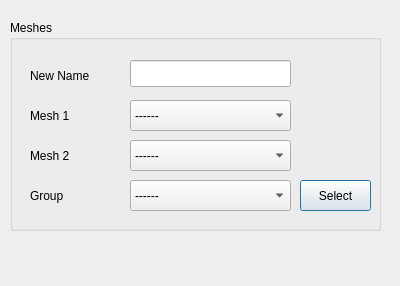
<?xml version="1.0" encoding="UTF-8"?>
<ui version="4.0">
 <class>MCMESHTRANGUI_CompareDifferenceDlg</class>
 <widget class="QDialog" name="MCMESHTRANGUI_CompareDifferenceDlg">
  <property name="geometry">
   <rect>
    <x>0</x>
    <y>0</y>
    <width>400</width>
    <height>286</height>
   </rect>
  </property>
  <property name="sizePolicy">
   <sizepolicy hsizetype="Minimum" vsizetype="Minimum">
    <horstretch>0</horstretch>
    <verstretch>0</verstretch>
   </sizepolicy>
  </property>
  <property name="minimumSize">
   <size>
    <width>400</width>
    <height>286</height>
   </size>
  </property>
  <property name="windowTitle">
   <string>Sum Mesh tallies</string>
  </property>
  <widget class="QGroupBox" name="groupBox">
   <property name="geometry">
    <rect>
     <x>10</x>
     <y>20</y>
     <width>371</width>
     <height>211</height>
    </rect>
   </property>
   <property name="title">
    <string>Meshes</string>
   </property>
   <widget class="QComboBox" name="comp_cb_mt1">
    <property name="geometry">
     <rect>
      <x>120</x>
      <y>80</y>
      <width>161</width>
      <height>31</height>
     </rect>
    </property>
    <item>
     <property name="text">
      <string>------</string>
     </property>
    </item>
   </widget>
   <widget class="QLabel" name="label">
    <property name="geometry">
     <rect>
      <x>20</x>
      <y>80</y>
      <width>91</width>
      <height>31</height>
     </rect>
    </property>
    <property name="text">
     <string>Mesh 1</string>
    </property>
   </widget>
   <widget class="QComboBox" name="comp_cb_mt2">
    <property name="geometry">
     <rect>
      <x>120</x>
      <y>120</y>
      <width>161</width>
      <height>31</height>
     </rect>
    </property>
    <item>
     <property name="text">
      <string>------</string>
     </property>
    </item>
   </widget>
   <widget class="QLabel" name="label_2">
    <property name="geometry">
     <rect>
      <x>20</x>
      <y>120</y>
      <width>91</width>
      <height>31</height>
     </rect>
    </property>
    <property name="text">
     <string>Mesh 2</string>
    </property>
   </widget>
   <widget class="QLabel" name="label_3">
    <property name="geometry">
     <rect>
      <x>20</x>
      <y>40</y>
      <width>91</width>
      <height>31</height>
     </rect>
    </property>
    <property name="text">
     <string>New Name</string>
    </property>
   </widget>
   <widget class="QLineEdit" name="comp_le_nmt">
    <property name="geometry">
     <rect>
      <x>120</x>
      <y>40</y>
      <width>161</width>
      <height>27</height>
     </rect>
    </property>
   </widget>
   <widget class="QLabel" name="label_17">
    <property name="geometry">
     <rect>
      <x>20</x>
      <y>160</y>
      <width>91</width>
      <height>31</height>
     </rect>
    </property>
    <property name="text">
     <string>Group</string>
    </property>
   </widget>
   <widget class="QPushButton" name="comp_pb_gpsl">
    <property name="geometry">
     <rect>
      <x>290</x>
      <y>160</y>
      <width>71</width>
      <height>31</height>
     </rect>
    </property>
    <property name="text">
     <string>Select</string>
    </property>
   </widget>
   <widget class="QComboBox" name="comp_cb_gp">
    <property name="geometry">
     <rect>
      <x>120</x>
      <y>160</y>
      <width>161</width>
      <height>31</height>
     </rect>
    </property>
    <item>
     <property name="text">
      <string>------</string>
     </property>
    </item>
   </widget>
  </widget>
 </widget>
 <resources/>
 <connections/>
</ui>
